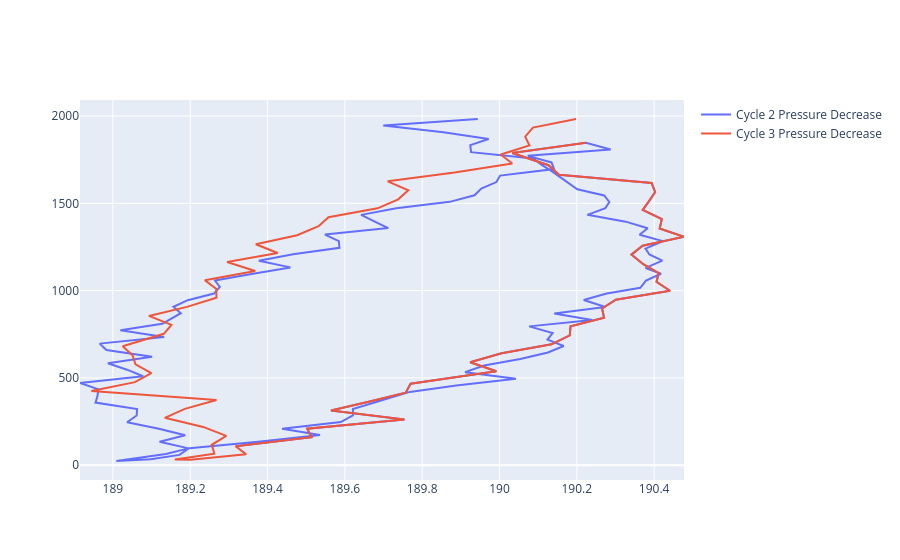

The notebook cell saved with this chart:
### Code cell
fig = go.Figure()
for i, j in enumerate(upsplit):
    if i>1:
        fig.add_trace(go.Scatter(
            x= upsplitoxygen[i],
            y=upsplitpressure[i],
            name = 'Cycle '+str(i)+" Pressure Decrease"
            ))
    else:
       pass
for i, j in enumerate(downsplit):
    if i>1:
        fig.add_trace(go.Scatter(
            x= downsplitoxygen[i],
            y=downsplitpressure[i],
            name = 'Cycle '+str(i)+' Pressure Increase'
            ))
    else:
       pass
fig

### Figure 1 — Plotly figure (JSON) as saved in the notebook; plotly's stock layout.template omitted (floating-point values rounded to 4 significant figures; data arrays with more than 128 entries replaced by an {"elided": "..."} marker saying what was removed)
{"data": [{"name": "Cycle 2 Pressure Decrease", "type": "scatter", "x": {"elided": "135 float values"}, "y": {"elided": "135 float values"}}, {"name": "Cycle 3 Pressure Decrease", "type": "scatter", "x": [190.2, 190.0, 190.1, 190.2, 190.4, 190.4, 190.4, 190.4, 190.4, 190.4, 190.5, 190.4, 190.3, 190.4, 190.4, 190.4, 190.4, 190.3, 190.3, 190.3, 190.2, 190.2, 190.1, 190.0, 189.9, 190.0, 189.8, 189.8, 189.7, 189.6, 189.8, 189.5, 189.5, 189.3, 189.3, 189.2, 189.2, 189.3, 189.3, 189.3, 189.2, 189.1, 189.2, 189.3, 188.9, 189.1, 189.1, 189.1, 189.1, 189.0, 189.1, 189.2, 189.1, 189.2, 189.3, 189.3, 189.2, 189.4, 189.3, 189.4, 189.4, 189.5, 189.5, 189.6, 189.7, 189.7, 189.8, 189.7, 189.9, 190.0, 190.0, 190.1, 190.1, 190.1, 190.2], "y": [1846.0, 1789.0, 1718.0, 1664.0, 1617.0, 1564.0, 1513.0, 1462, 1410, 1356.0, 1308.0, 1257.0, 1206.0, 1151.0, 1100, 1051.0, 999.3, 947.5, 897.4, 844.6, 795, 742.9, 692.3, 641.1, 589.2, 538, 466.6, 415.3, 363.6, 312.5, 261.8, 209.1, 159.5, 108.1, 61.7, 31.1, 31.8, 65.7, 116.4, 167.6, 218.8, 271.1, 322.2, 373, 424.2, 475.3, 527.1, 577.5, 629.3, 681.1, 752.4, 804, 854.8, 906.6, 958.5, 1010.0, 1060.0, 1112.0, 1164.0, 1215.0, 1265.0, 1317.0, 1369.0, 1420.0, 1471.0, 1523.0, 1574.0, 1626.0, 1677.0, 1728.0, 1780.0, 1831.0, 1882.0, 1934.0, 1983]}], "layout": {}}
